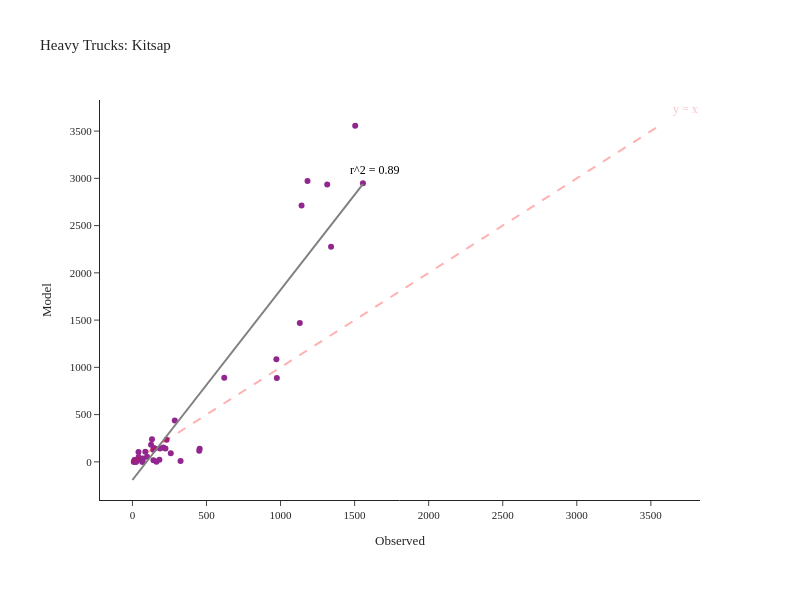

Notebook code for this chart:
### Code cell
fig = create_truck_chart(df_daily_heavy, 'Heavy', 'Kitsap')
fig.show()

### Figure 1 — Plotly figure (JSON) as saved in the notebook; plotly's stock layout.template omitted (floating-point values rounded to 4 significant figures)
{"data": [{"customdata": [["SR-16  N/O SR-302 NB/SB", "Kitsap"], ["SR-16 N/O SR-160 NB/SB", "Kitsap"], ["SR-16 N/O Tremont NB/SB", "Kitsap"], ["SR-16 S/O SR-3 NB", "Kitsap"], ["SR-104 @ Hood Canal Bridge WB/EB", "Kitsap"], ["SR-104 E/O Hood Canal Bridge WB/EB", "Kitsap"], ["SR-104 N/O Pt Gamble Rd WB/EB", "Kitsap"], ["SR-104 E/O SR-307 WB/EB", "Kitsap"], ["SR-104 E/O Hansville WB/EB", "Kitsap"], ["SR-160 @ SR-16 WB/EB", "Kitsap"], ["SR-160 E/O Long Lake Rd WB/EB", "Kitsap"], ["SR-160 W/O Banner WB/EB", "Kitsap"], ["SR-160 E/O Peterson WB/EB", "Kitsap"], ["SR-160 S/O Southworth Dr WB/EB", "Kitsap"], ["SR-166 E/O SR-16 WB/EB", "Kitsap"], ["SR-3 E/O Sunset Way NB/SB", "Kitsap"], ["SR-3 N/O SR-305 NB/SB", "Kitsap"], ["SR-3 S/O Newberry Hill Rd NB/SB", "Kitsap"], ["SR-3 @ SR-304 NB/SB", "Kitsap"], ["SR-3 NE of SR-16 NB/SB", "Kitsap"], ["SR-3 W/O Lake Flora Rd NB/SB", "Kitsap"], ["SR-303 E/O SR-3 NB/SB", "Kitsap"], ["SR-303 N/O 11th St NB/SB", "Kitsap"], ["SR-303 N/O SR-304 NB/SB", "Kitsap"], ["SR-304 E/O SR-3 WB/EB", "Kitsap"], ["SR-304 W/O Naval WB/EB", "Kitsap"], ["SR-305 W/O SR-307 WB/EB", "Kitsap"], ["SR-305 W/O Suquamish Way WB/EB", "Kitsap"], ["SR-305 N/O Day Rd WB/EB", "Kitsap"], ["SR-305 N/O High School Rd WB/EB", "Kitsap"], ["SR-305 S/O Winslow Way WB/EB", "Kitsap"], ["SR-305 @ Ferry Ramp WB/EB", "Kitsap"], ["SR-307 W/O SR-104 NB/SB", "Kitsap"], ["SR-307 N/O Gunderson NB/SB", "Kitsap"], ["SR-307 S/O Gunderson NB/SB", "Kitsap"], ["SR-307 N/O SR-305 NB/SB", "Kitsap"], ["SR-308 @ SR-3 WB/EB", "Kitsap"], ["SR-308 E/O SR-3 WB/EB", "Kitsap"], ["SR-308 E/O Silverdale Way WB/EB", "Kitsap"], ["SR-308 W/O Brownsville Hwy WB/EB", "Kitsap"], ["SR-310 @ SR-3 WB/EB", "Kitsap"], ["SR-310 W/O Callow WB/EB", "Kitsap"]], "hovertemplate": "Observed=%{x}<br>Model=%{y}<br>location=%{customdata[0]}<br>County=%{customdata[1]}<extra></extra>", "legendgroup": "", "line": {"color": "Grey", "width": 2}, "marker": {"color": "#91268F", "symbol": "circle"}, "mode": "markers", "name": "", "orientation": "v", "showlegend": false, "type": "scatter", "x": [1504, 1182, 1315, 1130, 620, 69, 66, 151, 87, 126, 33, 28, 19, 14, 162, 975, 972, 1341, 1142, 1556, 325, 182, 208, 99, 231, 141, 286, 454, 451, 259, 11, 9, 223, 186, 146, 132, 42, 41, 71, 24, 142, 24], "xaxis": "x", "y": [3556, 2971, 2936, 1469, 889, 2, 2, 142, 107, 182, 17, 17, 19, 20, 2, 887, 1086, 2277, 2713, 2947, 8, 22, 152, 55, 234, 129, 438, 138, 118, 91, 0, 0, 142, 142, 143, 239, 51, 103, 35, 0, 17, 0], "yaxis": "y"}, {"hovertemplate": "Observed=%{x}<br>Model=%{y}<extra></extra>", "legendgroup": "", "line": {"color": "Grey", "dash": "solid", "width": 2}, "marker": {"symbol": "circle"}, "mode": "lines", "name": "", "orientation": "v", "showlegend": false, "type": "scatter", "x": [0.0, 15.72, 31.43, 47.15, 62.87, 78.59, 94.3, 110.0, 125.7, 141.5, 157.2, 172.9, 188.6, 204.3, 220.0, 235.8, 251.5, 267.2, 282.9, 298.6, 314.3, 330.1, 345.8, 361.5, 377.2, 392.9, 408.6, 424.4, 440.1, 455.8, 471.5, 487.2, 502.9, 518.7, 534.4, 550.1, 565.8, 581.5, 597.3, 613.0, 628.7, 644.4, 660.1, 675.8, 691.6, 707.3, 723.0, 738.7, 754.4, 770.1, 785.9, 801.6, 817.3, 833.0, 848.7, 864.4, 880.2, 895.9, 911.6, 927.3, 943.0, 958.7, 974.5, 990.2, 1006.0, 1022.0, 1037.0, 1053.0, 1069.0, 1084.0, 1100.0, 1116.0, 1132.0, 1147.0, 1163.0, 1179.0, 1195.0, 1210.0, 1226.0, 1242.0, 1257.0, 1273.0, 1289.0, 1305.0, 1320.0, 1336.0, 1352.0, 1367.0, 1383.0, 1399.0, 1415.0, 1430.0, 1446.0, 1462.0, 1477.0, 1493.0, 1509.0, 1525.0, 1540.0, 1556.0], "xaxis": "x", "y": [-192.0, -160.4, -128.7, -97.1, -65.47, -33.84, -2.207, 29.43, 61.06, 92.69, 124.3, 156.0, 187.6, 219.2, 250.9, 282.5, 314.1, 345.8, 377.4, 409.0, 440.6, 472.3, 503.9, 535.5, 567.2, 598.8, 630.4, 662.1, 693.7, 725.3, 757.0, 788.6, 820.2, 851.9, 883.5, 915.1, 946.8, 978.4, 1010.0, 1042.0, 1073.0, 1105.0, 1137.0, 1168.0, 1200.0, 1231.0, 1263.0, 1295.0, 1326.0, 1358.0, 1390.0, 1421.0, 1453.0, 1485.0, 1516.0, 1548.0, 1579.0, 1611.0, 1643.0, 1674.0, 1706.0, 1738.0, 1769.0, 1801.0, 1832.0, 1864.0, 1896.0, 1927.0, 1959.0, 1991.0, 2022.0, 2054.0, 2086.0, 2117.0, 2149.0, 2180.0, 2212.0, 2244.0, 2275.0, 2307.0, 2339.0, 2370.0, 2402.0, 2434.0, 2465.0, 2497.0, 2528.0, 2560.0, 2592.0, 2623.0, 2655.0, 2687.0, 2718.0, 2750.0, 2781.0, 2813.0, 2845.0, 2876.0, 2908.0, 2940.0], "yaxis": "y"}], "layout": {"annotations": [{"align": "right", "font": {"color": "pink", "size": 12}, "showarrow": false, "text": "y = x", "x": 3734.0, "y": 3734.0}, {"align": "right", "font": {"color": "black", "size": 12}, "showarrow": false, "text": "r^2 = 0.89", "x": 1634.0, "y": 3087.0}], "height": 600, "legend": {"tracegroupgap": 0}, "margin": {"b": 100, "l": 100, "r": 100, "t": 100}, "shapes": [{"line": {"color": "Red", "dash": "dash", "width": 2}, "type": "line", "x0": 0, "x1": 3556, "y0": 0, "y1": 3556}], "title": {"text": "Heavy Trucks: Kitsap"}, "width": 800, "xaxis": {"anchor": "y", "domain": [0.0, 1.0], "title": {"text": "Observed"}}, "yaxis": {"anchor": "x", "domain": [0.0, 1.0], "title": {"text": "Model"}}}}
